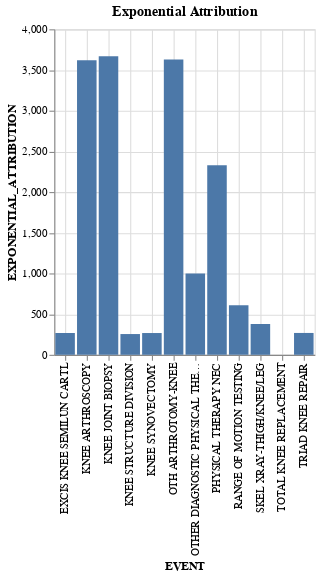

The notebook cell saved with this chart:
### Markdown cell above
<p style = 'font-size:16px;font-family:Arial;color:#00233C'>The above output shows the total of each type of event for UNIFORM ATTRIBUTION i.e. the occurrence of each event when the weights are uniformly distributed. The event <b>PHYSICAL THERAPY NEC</b> shows the maximum number of occurrences followed by OTH ARTHROTOMY-KNEE.</p>

### Code cell
%chart EVENT, EXPONENTIAL_ATTRIBUTION, title="Exponential Attribution" , width = 600

### Figure 1 — Vega-Lite specification as saved in the notebook (floating-point values rounded to 4 significant figures)
{"$schema": "https://vega.github.io/schema/vega-lite/v3.json", "data": {"format": {"type": "csv"}, "values": "\"EVENT\",\"FIRST_CLICK_ATTRIBUTION\",\"LAST_CLICK_ATTRIBUTION\",\"UNIFORM_ATTRIBUTION\",\"EXPONENTIAL_ATTRIBUTION\"\n\"KNEE JOINT BIOPSY\",\"134\",\"6853\",\"1518.120133091847\",\"3667.8067681261573\"\n\"KNEE ARTHROSCOPY\",\"126\",\"5261\",\"1828.3676070188392\",\"3619.298329857854\"\n\"OTHER DIAGNOSTIC PHYSICAL THERAPY PROCEDURE\",\"0\",\"1938\",\"363.6629836666626\",\"997.4909149086209\"\n\"OTH ARTHROTOMY-KNEE\",\"133\",\"567\",\"3628.1780402992326\",\"3627.9258138229916\"\n\"PHYSICAL THERAPY NEC\",\"114\",\"277\",\"4546.251630984565\",\"2329.176979403036\"\n\"SKEL XRAY-THIGH/KNEE/LEG\",\"3563\",\"249\",\"910.8024095958976\",\"378.1904631362621\"\n\"TRIAD KNEE REPAIR\",\"121\",\"245\",\"255.5054383911599\",\"268.47105163169573\"\n\"EXCIS KNEE SEMILUN CARTL\",\"145\",\"237\",\"268.478592563269\",\"268.11746919169207\"\n\"KNEE SYNOVECTOMY\",\"108\",\"231\",\"258.4355625755411\",\"267.4573001704249\"\n\"KNEE STRUCTURE DIVISION\",\"120\",\"215\",\"262.5158766414201\",\"254.95417873057914\"\n\"RANGE OF MOTION TESTING\",\"11723\",\"214\",\"2446.6817251719776\",\"608.1107310205732\"\n\"TOTAL KNEE REPLACEMENT\",\"\",\"\",\"\",\"\"\n"}, "encoding": {"x": {"axis": {"grid": true, "title": "EVENT"}, "field": "EVENT", "type": "nominal"}, "y": {"axis": {"grid": true, "title": "EXPONENTIAL_ATTRIBUTION"}, "field": "EXPONENTIAL_ATTRIBUTION", "type": "quantitative"}}, "mark": {"color": "#4C78A8", "type": "bar"}, "title": "Exponential Attribution", "width": "600"}
